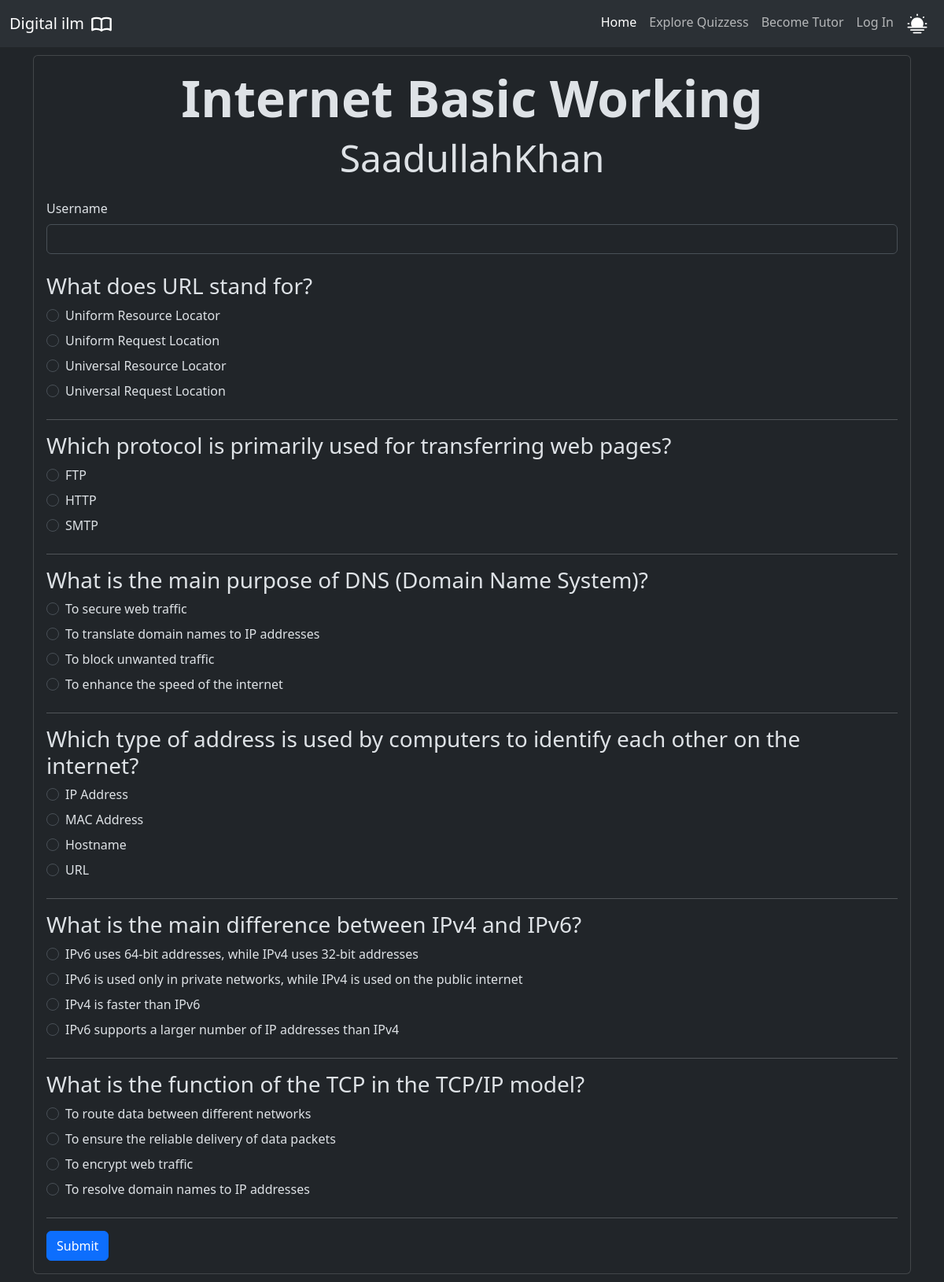
The page /learn/3/sheet/ on the database its author committed.
### learn/models.py (models this page shows, shortened)
class QuestionSheet(models.Model):
    title = models.CharField(max_length=200)
    tutor = models.ForeignKey(User, on_delete=models.CASCADE, related_name="tutor")
    l = [
        (1, 1),
        (2, 2),
        (3, 3),
        (4, 4),
        (5, 5)]
    level = models.IntegerField(choices=l, default=1)
    def all_questions(self):
        return self.questions.all()

class Question(models.Model):
    OPTIONS = [
        ("a", "a"),
        ("b", "b"),
        ("c", "c"),
        ("d", "d"),
    ]
    question = models.CharField(max_length=500)
    answer = models.CharField(max_length=1, choices=OPTIONS)
    a = models.CharField(max_length=100)
    b = models.CharField(max_length=100)
    c = models.CharField(max_length=100, blank=True, null=True)
    d = models.CharField(max_length=100, blank=True, null=True)
    question_sheet = models.ForeignKey(QuestionSheet, on_delete=models.CASCADE, related_name="questions")
    def all(self):
        def create_options_dict(*options):
            options_dict = dict()
            for key, value in zip(("a", "b", "c", "d"), *options):
                options_dict[key] = value
            return options_dict
        options = [option for option in (self.a, self.b, self.c, self.d) if option]
        return {"id": self.id, "question": self.question, "options": create_options_dict(options)}

### learn/views.py (the view)
# urls.py: path('<int:question_sheet_id>/', views.question_sheet_by_id, name="question_sheet"),    # When only question id typed
def question_sheet_by_id(request, question_sheet_id):
    raw_question_sheet = QuestionSheet.objects.filter(id=question_sheet_id)
    if not raw_question_sheet:
        return render(request, 'question_sheet.html', {"found": 0})
    question_sheet = raw_question_sheet[0]
    if request.method == "POST":
        answers = extract_question_with_id(question_sheet)
        student = check_answers(request, answers, question_sheet)
        return redirect(reverse('leaderboard_by_id', kwargs={'question_sheet_id': question_sheet_id}) + f'?redirected=true&student_id={student.id}')
    else:
        raw_questions = question_sheet.all_questions()
        questions = [q.all() for q in raw_questions]
    return render(request, 'question_sheet.html', {"question_sheet": question_sheet, "questions": questions})

### learn/templates/question_sheet.html (shortened to what this page needs)
{% extends "layout.html" %}
{% block body %}
{% if found == 0 %}
<div class="container mt-5">
    <div class="card">
        <div class="card-body">
            <h1 class="card-title text-center display-1 text-danger">404</h1>
            <h2 class="card-title text-center display-3">Oops!</h2>
            <h3 class=" text-center display-5 mt-5">Question Sheet is not found!</h3>
        </div>
    </div>
</div>
{% else %}
<form method="POST">
    <div class="container mt-5">
        <div class="card">
            <div class="card-body">
                <h1 class="card-title text-center display-3 fw-bold">{{ question_sheet.title }}</h1>
                <h2 class="card-title text-center display-5 mb-4">{{ question_sheet.tutor }}</h2>
                <div class="form-group mb-3">
                    <label for="username" class="form-label">Username</label>
                    <input name="username" type="text" class="form-control mb-4" id="username" required>
                </div>
                <div class="quiz-container">
                    {% for question in questions %}
                    <div class="question-block mb-4">
                        <h3 class="">{{ question.question }}</h3>
                        <div class="options">
                            {% for option_key, option_value in question.options.items %}
                            <div class="form-check mb-2">
                                <input class="form-check-input" type="radio" name="{{ question.id }}" value="{{ option_key }}" required>
                                <label class="form-check-label">{{ option_value }}</label>
                            </div>
                            {% endfor %}
                        </div>
                    </div>
                    <hr>
                    {% endfor %}
                    <button type="submit" class="btn btn-primary">Submit</button>
                </div>
            </div>
        </div>
    </div>
</form>
{% endif %}
{% endblock %}

### templates/layout.html (style rules this page uses)
body { padding: 20px; }

### rows shown on the page
QuestionSheet: title "Internet Basic Working", tutor "SaadullahKhan"
Question: question "What does URL stand for?", options "Uniform Resource Locator" "Uniform Request Location" "Universal Resource Locator" "Universal Request Location"
Question: question "Which protocol is primarily used for transferring web pages?", options "FTP" "HTTP" "SMTP"
Question: question "What is the main purpose of DNS (Domain Name System)?", options "To secure web traffic" "To translate domain names to IP addresses" "To block unwanted traffic" "To enhance the speed of the internet"
Question: question "Which type of address is used by computers to identify each other on the internet?", options "IP Address" "MAC Address" "Hostname" "URL"
Question: question "What is the main difference between IPv4 and IPv6?", options "IPv6 uses 64-bit addresses, while IPv4 uses 32-bit addresses" "IPv6 is used only in private networks, while IPv4 is used on the public internet" "IPv4 is faster than IPv6" "IPv6 supports a larger number of IP addresses than IPv4"
Question: question "What is the function of the TCP in the TCP/IP model?", options "To route data between different networks" "To ensure the reliable delivery of data packets" "To encrypt web traffic" "To resolve domain names to IP addresses"
